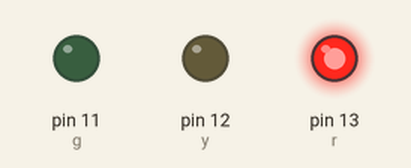
The sketch below on a simulated Arduino Uno, built with avr-gcc and run on an emulated ATmega328P. Shown: output pins drawn as LEDs (lit = HIGH).

Above: at 1.0 s.
At 3.0 s:
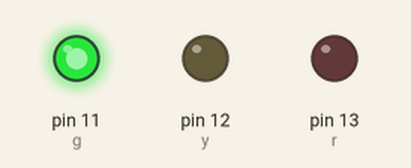
At 4.5 s:
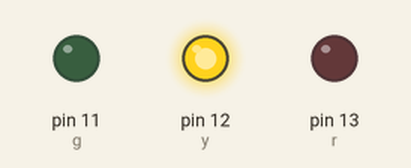
Timing chart, 0 to 6.5 s (numbered marks = the images above):
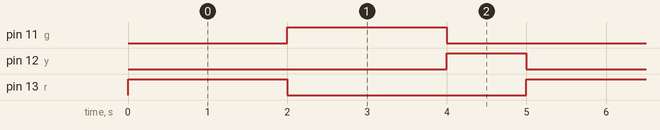

The sketch:

traffic.ino
```cpp
const int r = 13;
const int g = 11;
const int y = 12;


void setup() {

  pinMode(r, OUTPUT);
  pinMode(g, OUTPUT);
  pinMode(y, OUTPUT);
}

void loop() {


  digitalWrite(r, HIGH);
  digitalWrite(y, LOW);
  digitalWrite(g, LOW);
  delay(2000);

  digitalWrite(r, LOW);
  digitalWrite(y, LOW);
  digitalWrite(g, HIGH);
  delay(2000);
  digitalWrite(r, LOW);
  digitalWrite(y, HIGH);
  digitalWrite(g, LOW);
  delay(1000);

}
```

Measured:
- by itself, pin 11 (g), pin 13 (r): alternates HIGH for 2.0 s and LOW for 3.0 s
- by itself, pin 12 (y): alternates HIGH for 1.0 s and LOW for 4.0 s
- by itself, everything shown: repeats every 5.0 s, in 3 steps
